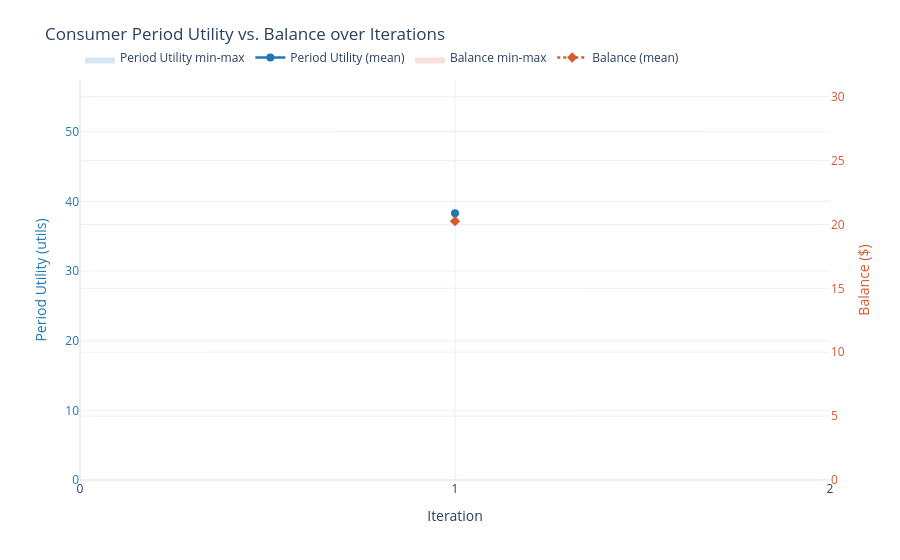
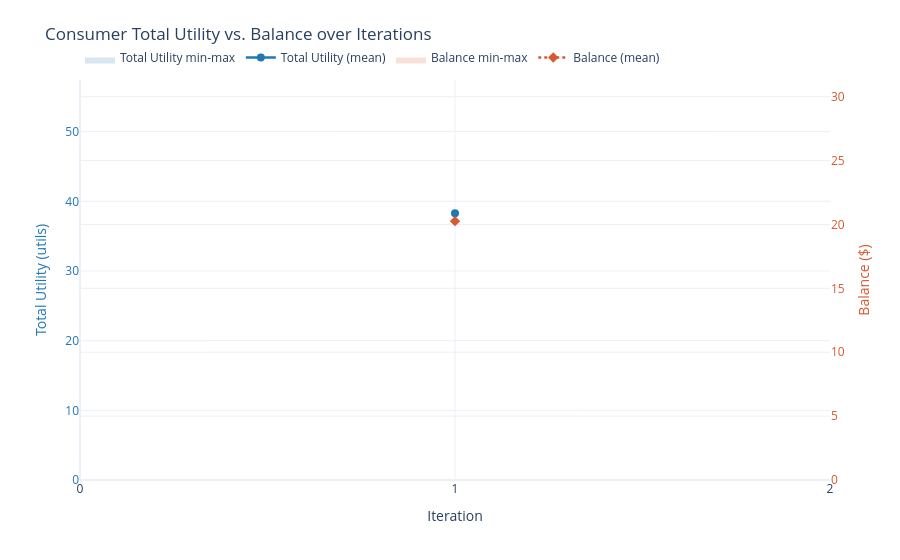
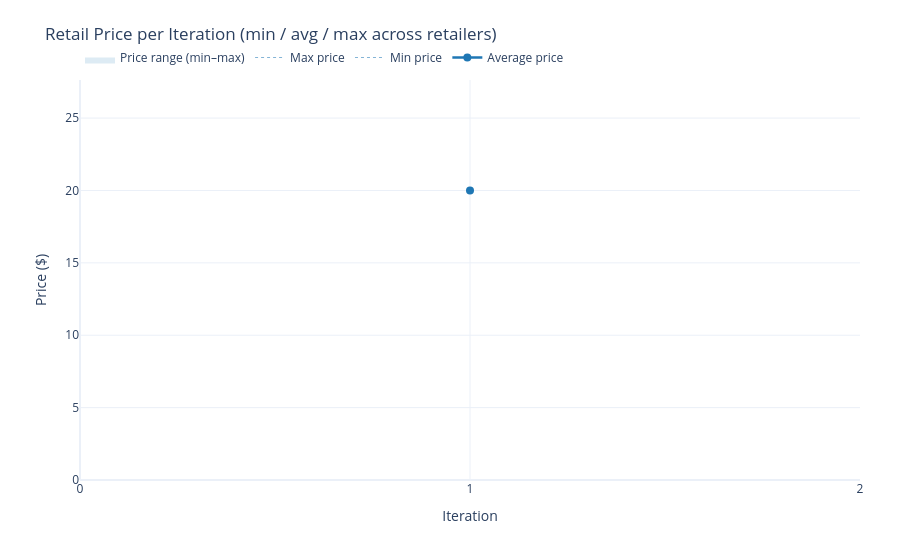
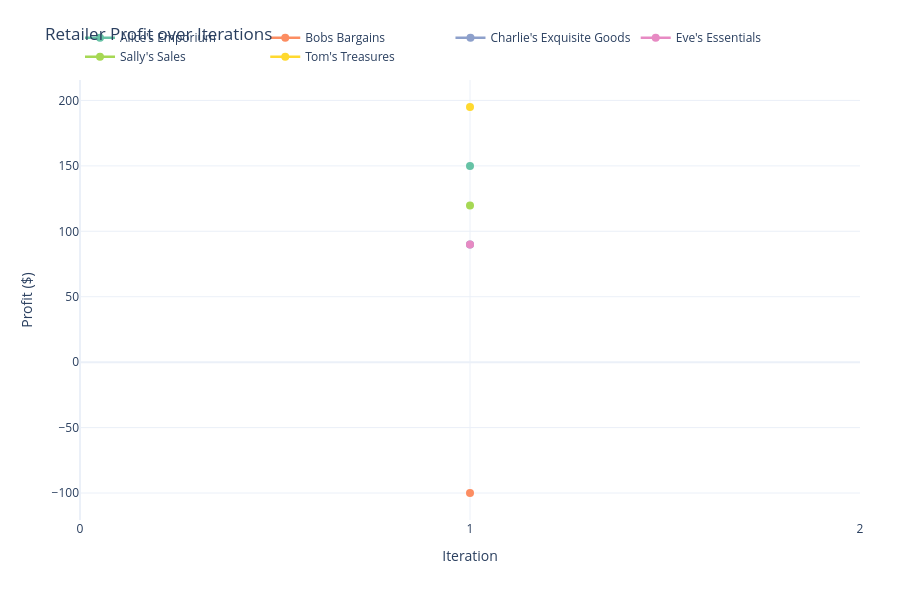

Source (notebook cell) for these figures, in order:
### Code cell
from IPython.display import clear_output
import ipywidgets as widgets


def main(iterations):
    wholesaler_config = WholesalerConfig()
    
    run_competition_model = CompetitionModel.BERTRAND
    retailer_config = RetailerConfig()
    retailer_config.competition_model = run_competition_model
    retailer_config.num_retailers = 4

    consumer_config = ConsumerConfig()
    consumer_config.num_consumers = 55
    consumer_config.earns_per_iteration = Decimal('22.72')
    
    economy = Economy(wholesaler_config, retailer_config, consumer_config)

    print(f'Starting {run_competition_model.name} economy simulation for {iterations} iterations...')
    
    init_time = datetime.datetime.now()
    for i in range(iterations):
        loop_init_time = datetime.datetime.now()
        print(f'Running iteration {i + 1}...')
        economy.run_loop(i + 1, init_time)
        clear_output(wait=True)
        print(f'Completed iteration {i + 1}/{iterations} in {(datetime.datetime.now() - loop_init_time).total_seconds():.2f} seconds.')
        render_graphs(economy)
        write_iteration_report(economy)

    save_economy_report(economy, filename_prefix='bertrand_competition')
    print('Economy simulation complete after {} iterations.'.format(iterations))

    return economy


economy_sim = main(25)

### Figure 1 — Plotly figure (JSON) as saved in the notebook; plotly's stock layout.template omitted (floating-point values rounded to 4 significant figures)
{"data": [{"fill": "toself", "fillcolor": "rgba(31, 119, 180, 0.18)", "hoverinfo": "skip", "line": {"color": "rgba(0,0,0,0)"}, "name": "Period Utility min-max", "showlegend": true, "type": "scatter", "x": [1, 1], "y": [54, 30], "yaxis": "y"}, {"hovertemplate": "Iter %{x}<br>Period Utility: %{y:.2f}<extra></extra>", "line": {"color": "rgb(31, 119, 180)", "width": 2.5}, "marker": {"size": 8}, "mode": "lines+markers", "name": "Period Utility (mean)", "type": "scatter", "x": [1], "y": [38.29], "yaxis": "y"}, {"fill": "toself", "fillcolor": "rgba(214, 90, 48, 0.18)", "hoverinfo": "skip", "line": {"color": "rgba(0,0,0,0)"}, "name": "Balance min-max", "showlegend": true, "type": "scatter", "x": [1, 1], "y": [29.45, 2.44], "yaxis": "y2"}, {"hovertemplate": "Iter %{x}<br>Balance: $%{y:.2f}<extra></extra>", "line": {"color": "rgb(214, 90, 48)", "dash": "dot", "width": 2.5}, "marker": {"size": 8, "symbol": "diamond"}, "mode": "lines+markers", "name": "Balance (mean)", "type": "scatter", "x": [1], "y": [20.26], "yaxis": "y2"}], "layout": {"hovermode": "x unified", "legend": {"orientation": "h", "x": 0, "xanchor": "left", "y": 1.02, "yanchor": "bottom"}, "margin": {"r": 70, "t": 80}, "title": {"text": "Consumer Period Utility vs. Balance over Iterations"}, "xaxis": {"dtick": 1, "title": {"text": "Iteration"}}, "yaxis": {"rangemode": "tozero", "tickfont": {"color": "rgb(31, 119, 180)"}, "title": {"font": {"color": "rgb(31, 119, 180)"}, "text": "Period Utility (utils)"}}, "yaxis2": {"overlaying": "y", "rangemode": "tozero", "side": "right", "tickfont": {"color": "rgb(214, 90, 48)"}, "title": {"font": {"color": "rgb(214, 90, 48)"}, "text": "Balance ($)"}}}}

### Figure 2 — Plotly figure (JSON) as saved in the notebook; plotly's stock layout.template omitted (floating-point values rounded to 4 significant figures)
{"data": [{"fill": "toself", "fillcolor": "rgba(31, 119, 180, 0.18)", "hoverinfo": "skip", "line": {"color": "rgba(0,0,0,0)"}, "name": "Total Utility min-max", "showlegend": true, "type": "scatter", "x": [1, 1], "y": [54, 30], "yaxis": "y"}, {"hovertemplate": "Iter %{x}<br>Total Utility: %{y:.2f}<extra></extra>", "line": {"color": "rgb(31, 119, 180)", "width": 2.5}, "marker": {"size": 8}, "mode": "lines+markers", "name": "Total Utility (mean)", "type": "scatter", "x": [1], "y": [38.29], "yaxis": "y"}, {"fill": "toself", "fillcolor": "rgba(214, 90, 48, 0.18)", "hoverinfo": "skip", "line": {"color": "rgba(0,0,0,0)"}, "name": "Balance min-max", "showlegend": true, "type": "scatter", "x": [1, 1], "y": [29.45, 2.44], "yaxis": "y2"}, {"hovertemplate": "Iter %{x}<br>Balance: $%{y:.2f}<extra></extra>", "line": {"color": "rgb(214, 90, 48)", "dash": "dot", "width": 2.5}, "marker": {"size": 8, "symbol": "diamond"}, "mode": "lines+markers", "name": "Balance (mean)", "type": "scatter", "x": [1], "y": [20.26], "yaxis": "y2"}], "layout": {"hovermode": "x unified", "legend": {"orientation": "h", "x": 0, "xanchor": "left", "y": 1.02, "yanchor": "bottom"}, "margin": {"r": 70, "t": 80}, "title": {"text": "Consumer Total Utility vs. Balance over Iterations"}, "xaxis": {"dtick": 1, "title": {"text": "Iteration"}}, "yaxis": {"rangemode": "tozero", "tickfont": {"color": "rgb(31, 119, 180)"}, "title": {"font": {"color": "rgb(31, 119, 180)"}, "text": "Total Utility (utils)"}}, "yaxis2": {"overlaying": "y", "rangemode": "tozero", "side": "right", "tickfont": {"color": "rgb(214, 90, 48)"}, "title": {"font": {"color": "rgb(214, 90, 48)"}, "text": "Balance ($)"}}}}

### Figure 3 — Plotly figure (JSON) as saved in the notebook; plotly's stock layout.template omitted (floating-point values rounded to 4 significant figures)
{"data": [{"fill": "toself", "fillcolor": "rgba(31, 119, 180, 0.15)", "hoverinfo": "skip", "line": {"color": "rgba(0,0,0,0)"}, "name": "Price range (min–max)", "type": "scatter", "x": [1, 1], "y": [25.99, 15.99]}, {"hovertemplate": "<b>Max</b>: $%{y:.2f}<extra></extra>", "line": {"color": "rgba(31, 119, 180, 0.55)", "dash": "dot", "width": 1}, "mode": "lines", "name": "Max price", "type": "scatter", "x": [1], "y": [25.99]}, {"hovertemplate": "<b>Min</b>: $%{y:.2f}<extra></extra>", "line": {"color": "rgba(31, 119, 180, 0.55)", "dash": "dot", "width": 1}, "mode": "lines", "name": "Min price", "type": "scatter", "x": [1], "y": [15.99]}, {"customdata": [[6]], "hovertemplate": "<b>Avg</b>: $%{y:.2f}<br>(%{customdata[0]} retailers)<extra></extra>", "line": {"color": "rgb(31, 119, 180)", "width": 2.5}, "marker": {"size": 8}, "mode": "lines+markers", "name": "Average price", "type": "scatter", "x": [1], "y": [20.0]}], "layout": {"hovermode": "x unified", "legend": {"orientation": "h", "x": 0, "xanchor": "left", "y": 1.02, "yanchor": "bottom"}, "margin": {"r": 40, "t": 80}, "title": {"text": "Retail Price per Iteration (min / avg / max across retailers)"}, "xaxis": {"dtick": 1, "title": {"text": "Iteration"}}, "yaxis": {"rangemode": "tozero", "title": {"text": "Price ($)"}}}}

### Figure 4 — Plotly figure (JSON) as saved in the notebook; plotly's stock layout.template omitted (floating-point values rounded to 4 significant figures)
{"data": [{"customdata": [[0, 20, "google/gemma-3-4b", 0.3, "Given the competition and limited stock, I'll buy 15 units to ensure sufficient<br>supply while maintaining a price of $20.00 to capture some profit margin.", "Monitor competitor pricing closely and consider increasing quantity next week if<br>demand remains high."]], "hovertemplate": "<b>Alice's Emporium</b><br><i>Profit</i>: $%{y:.2f}<br><i>Stock</i>: %{customdata[0]:.0f}<br><i>Price</i>: $%{customdata[1]:.2f}<br><i>Model</i>: %{customdata[2]} (%{customdata[3]})<br><extra></extra>", "line": {"color": "rgb(102,194,165)", "width": 2.5}, "marker": {"size": 8}, "mode": "lines+markers", "name": "Alice's Emporium", "type": "scatter", "x": [1], "y": [150.0]}, {"customdata": [[10, 25.99, "mistralai/ministral-3-3b", 0.7, "Demand 10 units to establish a moderate lead in the market while controlling<br>costs. Price at **$26.99**—below competitors' likely average ($28–$30) to<br>capture demand early and maximize profits through premium positioning.", "**Market Entry Play**: Secure initial volume before rivals; observe competitor<br>reactions next week. Monitor price elasticity for adjustments if demand spikes."]], "hovertemplate": "<b>Bobs Bargains</b><br><i>Profit</i>: $%{y:.2f}<br><i>Stock</i>: %{customdata[0]:.0f}<br><i>Price</i>: $%{customdata[1]:.2f}<br><i>Model</i>: %{customdata[2]} (%{customdata[3]})<br><extra></extra>", "line": {"color": "rgb(252,141,98)", "width": 2.5}, "marker": {"size": 8}, "mode": "lines+markers", "name": "Bobs Bargains", "type": "scatter", "x": [1], "y": [-100.0]}, {"customdata": [[0, 17.5, "qwen/qwen3.5-9b", 0.3, "Starting with a moderate inventory level (12 units) to test market demand<br>without overextending my bank balance. Setting price at 17.50 provides healthy<br>margin while remaining competitive against the 5 other retailers.", "Monitor sales velocity and competitor pricing next week. If consumers respond<br>well, consider increasing quantity or testing higher prices. Need to learn the<br>demand curve early."]], "hovertemplate": "<b>Charlie's Exquisite Goods</b><br><i>Profit</i>: $%{y:.2f}<br><i>Stock</i>: %{customdata[0]:.0f}<br><i>Price</i>: $%{customdata[1]:.2f}<br><i>Model</i>: %{customdata[2]} (%{customdata[3]})<br><extra></extra>", "line": {"color": "rgb(141,160,203)", "width": 2.5}, "marker": {"size": 8}, "mode": "lines+markers", "name": "Charlie's Exquisite Goods", "type": "scatter", "x": [1], "y": [90.0]}, {"customdata": [[0, 17.5, "qwen/qwen3.5-9b", 0.7, "Starting with 12 units (60% of affordable max) balances risk and market entry<br>while setting price at 17.50 to capture margin above the 10.0 wholesale cost.<br>This conservative approach allows me to test demand without overcommitting<br>capital in an unknown market.", "Week 1 - need to learn consumer willingness to pay. Monitor sales velocity and<br>competitor responses before expanding inventory next week."]], "hovertemplate": "<b>Eve's Essentials</b><br><i>Profit</i>: $%{y:.2f}<br><i>Stock</i>: %{customdata[0]:.0f}<br><i>Price</i>: $%{customdata[1]:.2f}<br><i>Model</i>: %{customdata[2]} (%{customdata[3]})<br><extra></extra>", "line": {"color": "rgb(231,138,195)", "width": 2.5}, "marker": {"size": 8}, "mode": "lines+markers", "name": "Eve's Essentials", "type": "scatter", "x": [1], "y": [90.0]}, {"customdata": [[0, 15.99, "mistralai/ministral-3-3b", 0.3, "Maximize profit by purchasing the maximum affordable quantity (20 units) at<br>wholesale cost ($10 each), then setting a premium retail price ($15.99) to<br>capture consumer demand in a competitive market with few competitors.", "Start with aggressive pricing to establish market position; monitor competitor<br>reactions next week."]], "hovertemplate": "<b>Sally's Sales</b><br><i>Profit</i>: $%{y:.2f}<br><i>Stock</i>: %{customdata[0]:.0f}<br><i>Price</i>: $%{customdata[1]:.2f}<br><i>Model</i>: %{customdata[2]} (%{customdata[3]})<br><extra></extra>", "line": {"color": "rgb(166,216,84)", "width": 2.5}, "marker": {"size": 8}, "mode": "lines+markers", "name": "Sally's Sales", "type": "scatter", "x": [1], "y": [119.8]}, {"customdata": [[0, 23, "google/gemma-3-4b", 0.7, "Given the competitive market with multiple retailers and a limited budget, I'll<br>buy 15 units to ensure sufficient stock while keeping my price slightly above<br>the wholesale cost, aiming for a healthy profit margin.", "Monitor competitor pricing closely and consider increasing quantity next week if<br>demand remains high."]], "hovertemplate": "<b>Tom's Treasures</b><br><i>Profit</i>: $%{y:.2f}<br><i>Stock</i>: %{customdata[0]:.0f}<br><i>Price</i>: $%{customdata[1]:.2f}<br><i>Model</i>: %{customdata[2]} (%{customdata[3]})<br><extra></extra>", "line": {"color": "rgb(255,217,47)", "width": 2.5}, "marker": {"size": 8}, "mode": "lines+markers", "name": "Tom's Treasures", "type": "scatter", "x": [1], "y": [195.0]}], "layout": {"height": 600, "hovermode": "x unified", "legend": {"orientation": "h", "x": 0, "xanchor": "left", "y": 1.02, "yanchor": "bottom"}, "margin": {"r": 40, "t": 80}, "title": {"text": "Retailer Profit over Iterations"}, "xaxis": {"dtick": 1, "title": {"text": "Iteration"}}, "yaxis": {"title": {"text": "Profit ($)"}}}}
